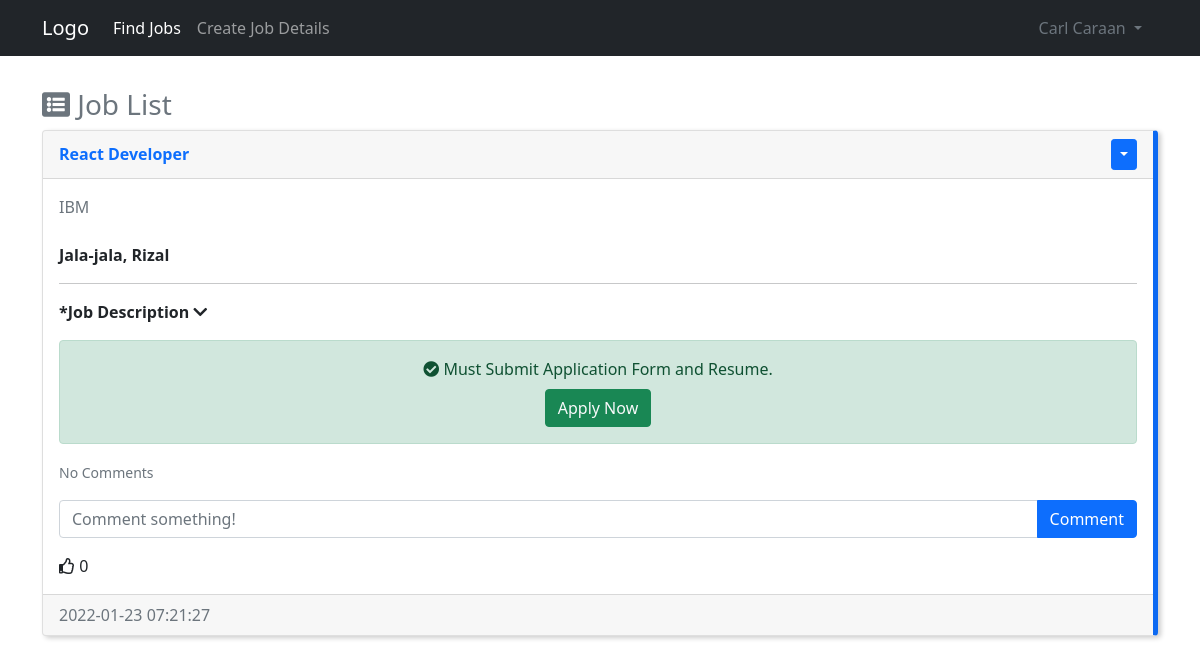
Screenshot of /home (signed in) with the database file from the repository.
### website/models.py (models this page shows)
class User(db.Model, UserMixin):
    id = db.Column(db.Integer, primary_key=True)
    email = db.Column(db.String(150), unique=True)
    username = db.Column(db.String(150), unique=True)
    firstname = db.Column(db.String(150))
    lastname = db.Column(db.String(150))
    company = db.Column(db.String(150))
    password = db.Column(db.String(150))
    usertype = db.Column(db.String(10))
    date_created = db.Column(db.DateTime(timezone=True), default=func.now())
    posts = db.relationship('Post', backref='user', passive_deletes="True") # relationship of user and posts
    comments = db.relationship('Comment', backref='user', passive_deletes="True") # relationship of user and comments
    likes = db.relationship('Like', backref='user', passive_deletes="True") # relationship of user and comments

class Post(db.Model):
    id = db.Column(db.Integer, primary_key=True)
    title = db.Column(db.Text, nullable=False)
    text = db.Column(db.Text, nullable=False)
    date_created = db.Column(db.DateTime(timezone=True), default=func.now())
    author = db.Column(db.Integer, db.ForeignKey('user.id', ondelete="CASCADE"), nullable="False")
    comments = db.relationship('Comment', backref='post', passive_deletes=True) # relationship of post and comments
    likes = db.relationship('Like', backref='post', passive_deletes="True") # relationship of user and comments
    location = db.Column(db.Text, nullable=False)
    location1 = db.Column(db.Text, nullable=False)
    level = db.Column(db.Text, nullable=False)
    experience = db.Column(db.Text, nullable=False)
    specialization = db.Column(db.Text, nullable=False)
    qualification = db.Column(db.Text, nullable=True)
    qualification1 = db.Column(db.Text, nullable=True)
    qualification2 = db.Column(db.Text, nullable=True)
    jobtype = db.Column(db.Text, nullable=False)

### website/views.py (the view)
@views.route("/")
@views.route("/home")
@login_required
def home():
    posts = Post.query.order_by('id')
    return render_template("home.html", user=current_user, posts=posts)

### website/__init__.py (called while the page is built)
def create_app():
    app = Flask(__name__)
    app.config['SECRET_KEY'] = "helloworld"
    app.config['SQLALCHEMY_DATABASE_URI'] = f'sqlite:///{DB_NAME}'
    app.config['SQLALCHEMY_TRACK_MODIFICATIONS'] = True
    db.init_app(app)
    from .views import views
    from .auth import auth
    app.register_blueprint(views, url_prefix="/")
    app.register_blueprint(auth, url_prefix="/")
    from .models import User, Post, Comment
    create_database(app)
    login_manager = LoginManager()
    login_manager.login_view = "auth.login"
    login_manager.init_app(app)
    @login_manager.user_loader
    def load_user(id):
        return User.query.get(int(id))
    return app

### website/templates/home.html (shortened to what this page needs)
{% extends "posts_div.html" %}

### website/templates/posts_div.html (shortened to what this page needs)
{% extends "base.html" %}
{% set active_page = "view_post" %}
{% block content %}
<h3 class="text-muted mt-3">{% block header %}<i class="fas fa-list-alt"></i> Job List{% endblock %}</h3>
<div id="posts">
    {% if posts.all()|length > 0 %}
    {% for post in posts %}
    <div class="card mb-3" id="post_container">
        <div class="card-header d-flex justify-content-between align-items-center">
            <span class="text-primary fw-bold">
                {{ post.title }}
            </span>
            {% if user.id == post.author %}
            <div class="btn-group">
                <button type="button" class="btn btn-sm btn-primary dropdown-toggle" data-bs-toggle="dropdown"></button>
            </div>
            {% endif %}
        </div>
        <div class="card-body">
            <a class="text-secondary text-decoration-none" href="/posts/{{ post.user.company }}">{{ post.user.company
                }}</a><br><br>
            <span class="fw-bold">{{ post.location.capitalize() }}, {{ post.location1.capitalize() }}</span>
            <hr>
            <p class="fw-bold" data-bs-toggle="collapse" href="#collapseExample{{ post.id }}"
                role="button" aria-expanded="false" aria-controls="collapseExample">
                *Job Description <i class="fas fa-chevron-down"></i>
            </p>
            <div class="alert alert-success text-center">
                <i class="fas fa-check-circle"></i>
                Must Submit Application Form and Resume.<br>
                    <button class="btn btn-success mt-2">
                    <a class="text-light text-decoration-none" href="mailto:{{ post.user.email }}">Apply Now</a>
                </button>
            </div>
            <p class="card-text">
                {% if post.comments|length > 0 %}
                <a data-bs-toggle="collapse" href="#comments-{{ post.id }}" role="button">
                    <small>View {{ post.comments|length }} Comments</small>
                </a>
                {% else %}
                <small class="text-muted">No Comments</small>
                {% endif %}
            </p>
            <form action="/create-comment/{{ post.id }}" method="POST" class="input-group mb-3">
                <input type="text" id="text" name="text" class="form-control" placeholder="Comment something!">
                <button type="submit" class="btn btn-primary">Comment</button>
            </form>
            {% if user.id in post.likes|map(attribute="author")|list %}
            <i class="fas fa-thumbs-up" id="like-button-{{ post.id }}" onclick="like({{ post.id }})"></i>
            {% else %}
            <i class="far fa-thumbs-up" id="like-button-{{ post.id }}" onclick="like({{ post.id }})"></i>
            {% endif %}
            <span id="likes-count-{{ post.id }}">{{ post.likes|length }}</span>
        </div>
        <div class="card-footer text-muted">
            {{ post.date_created }}
        </div>
    </div>
    {% endfor %}
    {% else %}
    <div align="center">
        <img src="{{ url_for('static',filename='user/img/search.png') }}" width="450" alt=""><br>
        <h4 class="text-muted">No Job Listed.</h4>
    </div>
    {% endif %}
</div>
{% endblock %}

### website/templates/base.html (shortened to what this page needs)
<!DOCTYPE html>
<html lang="en">
<head>
    <link href="https://cdn.jsdelivr.net/npm/bootstrap@5.1.3/dist/css/bootstrap.min.css" rel="stylesheet">
    <link rel="stylesheet" href="https://use.fontawesome.com/releases/v5.15.4/css/all.css">
    <link rel="stylesheet" href="https://cdnjs.cloudflare.com/ajax/libs/trix/1.3.1/trix.css">
    <link rel="stylesheet" href="{{ url_for('static',filename='user/css/style.css') }}">
</head>
<body>
    <nav class="navbar navbar-expand-lg navbar-dark bg-dark">
        <div class="container">
            <a class="navbar-brand" href="#">Logo</a>
            <div class="collapse navbar-collapse" id="navbarSupportedContent">
                <ul class="navbar-nav me-auto mb-2 mb-lg-0">
                    <li class="nav-item">
                        <a href="/home" class="nav-item nav-link {{ 'active' if active_page == 'view_post' else '' }}">Find Jobs</a>
                    </li>
                    <li class="nav-item">
                        {% if user.is_authenticated %}
                        <a class="nav-item nav-link {{ 'active' if active_page == 'add_post' else '' }}" href="/create-post">Create Job Details</a>
                    </li>
                    {% endif %}
                </ul>
                <li class="d-flex nav-item dropdown">
                    <a class="nav-link text-secondary dropdown-toggle ps-0" href="#" id="navbarDropdown" role="button"
                        data-bs-toggle="dropdown" aria-expanded="false">
                        {{ current_user.firstname }}
                        {{ current_user.lastname }}
                    </a>
                </li>
            </div>
        </div>
    </nav>
    <div class="container pt-3">
        {% block content %}{% endblock %}
    </div>
</body>
</html>

### website/static/user/css/style.css (style rules this page uses)
#post_container { border-right: 5px solid#0c69f2; box-shadow: 3px 2px 5px 0px rgba(0,0,0,0.2); -webkit-box-shadow: 3px 2px 5px 0px rgba(0,0,0,0.2); -moz-box-shadow: 3px 2px 5px 0px rgba(0,0,0,0.2); }

### rows the page displays
User: firstname "Carl", lastname "Caraan"
Post: title "React Developer", user.company "IBM", location "Jala-jala", location1 "Rizal", likes|length "0", date_created "2022-01-23 07:21:27"
